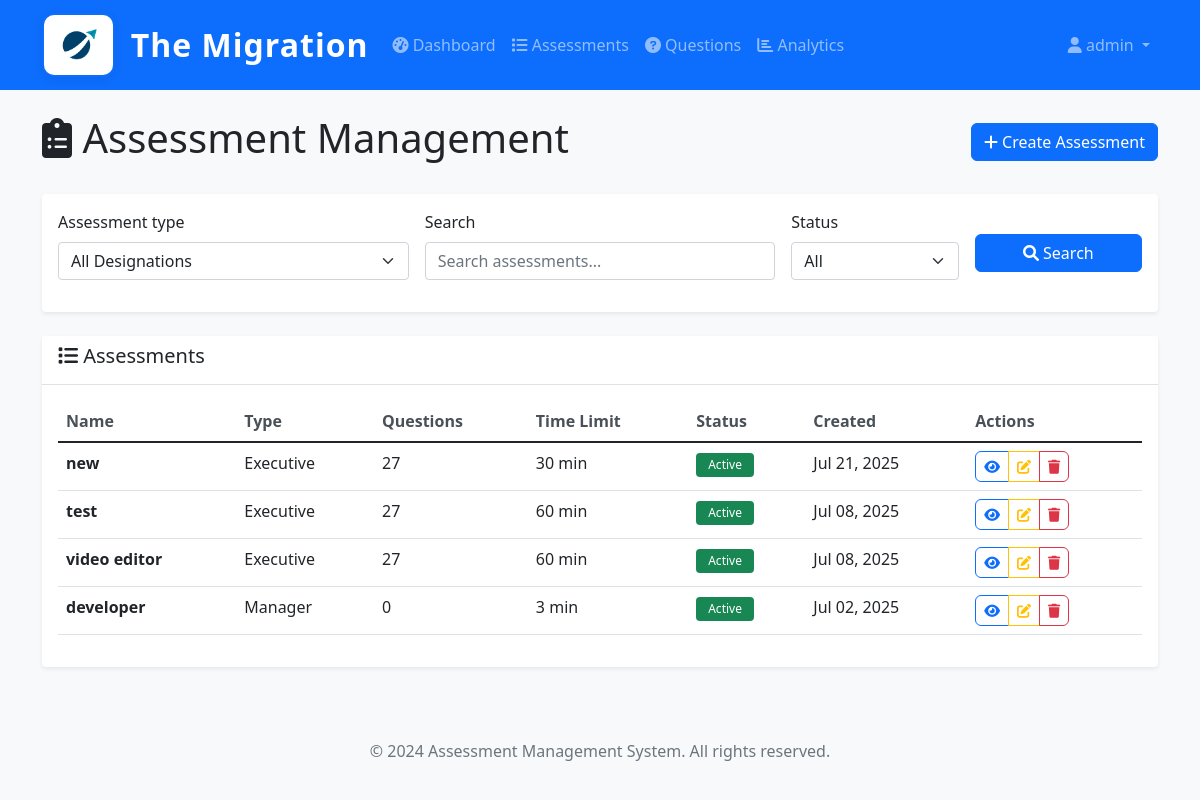
Page /assessments/admin/assessments/ (signed in) on the earlier database version.
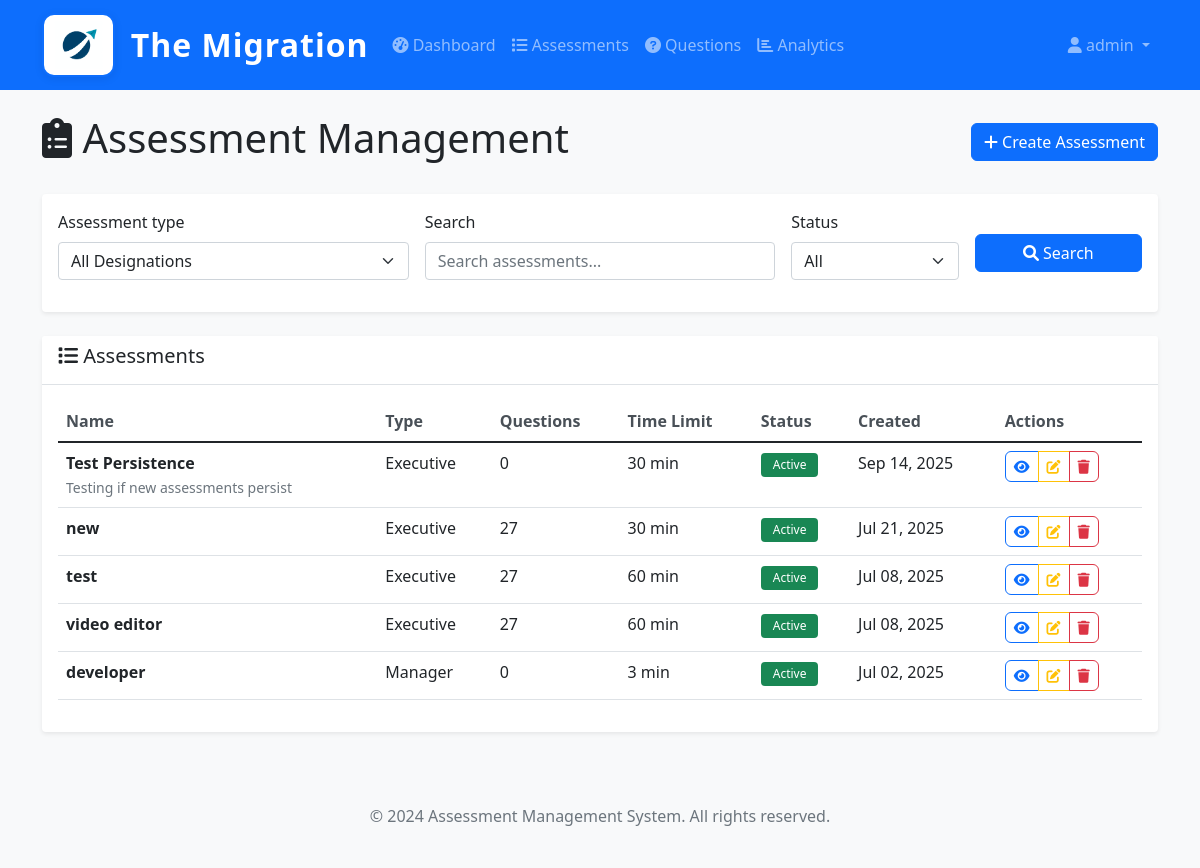
Same page on the later database version.
### assessments/models.py (models this page shows, shortened)
class Assessment(models.Model):
    name = models.CharField(max_length=200)
    description = models.TextField(blank=True)
    assessment_type = models.ForeignKey(Designation, on_delete=models.CASCADE, related_name='assessments')
    questions = models.ManyToManyField(Question, through='AssessmentQuestion', related_name='assessments')
    time_limit_minutes = models.PositiveIntegerField(default=60)
    randomize_questions = models.BooleanField(default=True)
    pass_threshold = models.FloatField(
        validators=[MinValueValidator(0.0), MaxValueValidator(100.0)],
        help_text="Pass threshold as percentage (0-100)"
    )
    max_attempts = models.PositiveIntegerField(default=1, help_text="Maximum attempts allowed")
    allow_retake = models.BooleanField(default=True, help_text="Allow candidates to retake this assessment")
    show_results_immediately = models.BooleanField(default=True, help_text="Show results immediately after completion")
    is_active = models.BooleanField(default=True)
    instructions = models.TextField(blank=True)
    created_by = models.ForeignKey(CustomUser, on_delete=models.SET_NULL, null=True, related_name='created_assessments')
    created_at = models.DateTimeField(auto_now_add=True)
    updated_at = models.DateTimeField(auto_now=True)
    class Meta:
        verbose_name = 'Assessment'
        verbose_name_plural = 'Assessments'
    def get_question_count(self):
        return self.assessment_questions.count()

class Designation(models.Model):
    name = models.CharField(max_length=100, unique=True)
    description = models.TextField(blank=True)
    is_active = models.BooleanField(default=True)
    created_at = models.DateTimeField(auto_now_add=True)
    updated_at = models.DateTimeField(auto_now=True)
    class Meta:
        verbose_name = 'Designation'
        verbose_name_plural = 'Designations'
    def __str__(self):
        return self.name

### assessments/views.py (the view)
    def wrapper(request, *args, **kwargs):
        if not request.user.is_authenticated:
            return HttpResponseRedirect(reverse('admin_login'))
        if not is_authorized_admin(request.user):
            messages.error(request, 'Access denied. Only authorized administrators can access this system.')
            return HttpResponseRedirect(reverse('admin_login'))
        return view_func(request, *args, **kwargs)

### assessments/forms.py
class AssessmentSearchForm(forms.Form):
    assessment_type = forms.ModelChoiceField(
        queryset=Designation.objects.filter(is_active=True),
        required=False,
        empty_label="All Designations"
    )
    search = forms.CharField(required=False, widget=forms.TextInput(attrs={'placeholder': 'Search assessments...'}))
    is_active = forms.ChoiceField(
        choices=[('', 'All'), ('True', 'Active'), ('False', 'Inactive')],
        required=False,
        label='Status'
    )

### assessments/views.py (called while the page is built)
def is_authorized_admin(user):
    return (user.is_authenticated and
            user.role == 'admin' and
            user.email in AUTHORIZED_ADMIN_EMAILS)

def admin_required(view_func):
    def wrapper(request, *args, **kwargs):
        if not request.user.is_authenticated:
            return HttpResponseRedirect(reverse('admin_login'))
        if not is_authorized_admin(request.user):
            messages.error(request, 'Access denied. Only authorized administrators can access this system.')
            return HttpResponseRedirect(reverse('admin_login'))
        return view_func(request, *args, **kwargs)
    return wrapper

### assessments/templates/assessments/assessment_list.html (shortened to what the changed rows need)
{% extends 'base.html' %}
{% load crispy_forms_tags %}
{% block content %}
<div class="row">
    <div class="col-12">
        <div class="d-flex justify-content-between align-items-center mb-4">
            <h1><i class="fas fa-clipboard-list"></i> Assessment Management</h1>
        </div>
    </div>
</div>
<div class="row">
    <div class="col-12">
        <div class="card">
            <div class="card-body">
                {% if page_obj %}
                    <div class="table-responsive">
                        <table class="table table-hover">
                            <thead>
                                <tr>
                                    <th>Name</th>
                                    <th>Type</th>
                                    <th>Questions</th>
                                    <th>Time Limit</th>
                                    <th>Status</th>
                                    <th>Created</th>
                                    <th>Actions</th>
                                </tr>
                            </thead>
                            <tbody>
                                {% for assessment in page_obj %}
                                <tr>
                                    <td>
                                        <strong>{{ assessment.name }}</strong>
                                        {% if assessment.description %}
                                            <br><small class="text-muted">{{ assessment.description|truncatewords:10 }}</small>
                                        {% endif %}
                                    </td>
                                    <td>{{ assessment.assessment_type.name }}</td>
                                    <td>{{ assessment.get_question_count }}</td>
                                    <td>{{ assessment.time_limit_minutes }} min</td>
                                    <td>
                                        <span class="badge bg-{% if assessment.is_active %}success{% else %}secondary{% endif %}">
                                            {% if assessment.is_active %}Active{% else %}Inactive{% endif %}
                                        </span>
                                    </td>
                                    <td>{{ assessment.created_at|date:"M d, Y" }}</td>
                                    <td>
                                        <div class="btn-group" role="group">
                                            <a href="{% url 'assessments:assessment_detail' assessment.id %}" class="btn btn-sm btn-outline-primary" title="View Details">
                                                <i class="fas fa-eye"></i>
                                            </a>
                                            <a href="{% url 'assessments:assessment_edit' assessment.id %}" class="btn btn-sm btn-outline-warning" title="Edit Assessment">
                                                <i class="fas fa-edit"></i>
                                            </a>
                                            <button type="button" class="btn btn-sm btn-outline-danger delete-assessment-btn" title="Delete Assessment" data-assessment-name="{{ assessment.name }}" data-delete-url="{% url 'assessments:assessment_delete' assessment.id %}">
                                                <i class="fas fa-trash"></i>
                                            </button>
                                        </div>
                                    </td>
                                </tr>
                                {% endfor %}
                            </tbody>
                        </table>
                    </div>
                {% endif %}
            </div>
        </div>
    </div>
</div>
{% endblock %}

Differences in the rows shown:
added Assessment: name "Test Persistence", description "Testing if new assessments persist", assessment_type.name "Executive", get_question_count "0", time_limit_minutes "30", is_active "Active", created_at "Sep 14, 2025"
